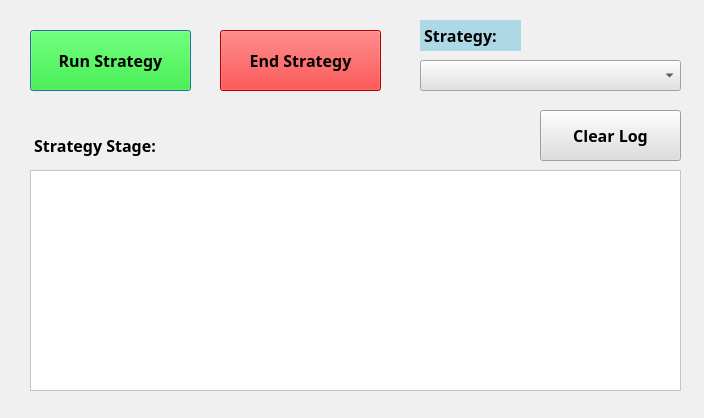
<?xml version="1.0" encoding="UTF-8"?>
<ui version="4.0">
 <class>Form_Strategy</class>
 <widget class="QDialog" name="Form_Strategy">
  <property name="enabled">
   <bool>true</bool>
  </property>
  <property name="geometry">
   <rect>
    <x>0</x>
    <y>0</y>
    <width>704</width>
    <height>418</height>
   </rect>
  </property>
  <property name="windowTitle">
   <string>Form_Strategy</string>
  </property>
  <property name="styleSheet">
   <string notr="true">background-color: rgb(240, 240, 240);</string>
  </property>
  <widget class="QPushButton" name="button_RunStrategy">
   <property name="geometry">
    <rect>
     <x>30</x>
     <y>30</y>
     <width>161</width>
     <height>61</height>
    </rect>
   </property>
   <property name="font">
    <font>
     <family>微軟正黑體</family>
     <pointsize>12</pointsize>
     <weight>75</weight>
     <bold>true</bold>
    </font>
   </property>
   <property name="styleSheet">
    <string notr="true">background-color: rgb(0, 255, 0);
</string>
   </property>
   <property name="text">
    <string>Run Strategy</string>
   </property>
  </widget>
  <widget class="QPushButton" name="button_EndStrategy">
   <property name="geometry">
    <rect>
     <x>220</x>
     <y>30</y>
     <width>161</width>
     <height>61</height>
    </rect>
   </property>
   <property name="font">
    <font>
     <family>微軟正黑體</family>
     <pointsize>12</pointsize>
     <weight>75</weight>
     <bold>true</bold>
    </font>
   </property>
   <property name="styleSheet">
    <string notr="true">background-color: rgb(255, 0, 0);
</string>
   </property>
   <property name="text">
    <string>End Strategy</string>
   </property>
  </widget>
  <widget class="QLabel" name="label_Strategy">
   <property name="geometry">
    <rect>
     <x>420</x>
     <y>20</y>
     <width>101</width>
     <height>31</height>
    </rect>
   </property>
   <property name="font">
    <font>
     <family>微軟正黑體</family>
     <pointsize>12</pointsize>
     <weight>75</weight>
     <bold>true</bold>
    </font>
   </property>
   <property name="styleSheet">
    <string notr="true">background-color: rgb(173, 216, 230);
</string>
   </property>
   <property name="text">
    <string> Strategy:</string>
   </property>
  </widget>
  <widget class="QLabel" name="label_StrategyStage">
   <property name="geometry">
    <rect>
     <x>30</x>
     <y>130</y>
     <width>161</width>
     <height>31</height>
    </rect>
   </property>
   <property name="font">
    <font>
     <family>微軟正黑體</family>
     <pointsize>12</pointsize>
     <weight>75</weight>
     <bold>true</bold>
    </font>
   </property>
   <property name="styleSheet">
    <string notr="true"/>
   </property>
   <property name="text">
    <string> Strategy Stage:</string>
   </property>
  </widget>
  <widget class="QPushButton" name="button_ClearLog">
   <property name="geometry">
    <rect>
     <x>540</x>
     <y>110</y>
     <width>141</width>
     <height>51</height>
    </rect>
   </property>
   <property name="font">
    <font>
     <family>微軟正黑體</family>
     <pointsize>12</pointsize>
     <weight>75</weight>
     <bold>true</bold>
    </font>
   </property>
   <property name="styleSheet">
    <string notr="true">background-color: rgb(221, 221, 221);
</string>
   </property>
   <property name="text">
    <string>Clear Log</string>
   </property>
  </widget>
  <widget class="QListWidget" name="listWidget_StrategyStageLog">
   <property name="geometry">
    <rect>
     <x>30</x>
     <y>170</y>
     <width>651</width>
     <height>221</height>
    </rect>
   </property>
   <property name="font">
    <font>
     <family>微軟正黑體</family>
     <pointsize>12</pointsize>
     <weight>75</weight>
     <bold>true</bold>
    </font>
   </property>
   <property name="styleSheet">
    <string notr="true">background-color: rgb(255, 255, 255);</string>
   </property>
  </widget>
  <widget class="QComboBox" name="comboBox_SelectStrategy">
   <property name="geometry">
    <rect>
     <x>420</x>
     <y>60</y>
     <width>261</width>
     <height>31</height>
    </rect>
   </property>
   <property name="font">
    <font>
     <family>微軟正黑體 Light</family>
     <pointsize>12</pointsize>
     <weight>75</weight>
     <bold>true</bold>
    </font>
   </property>
   <property name="styleSheet">
    <string notr="true">background-color: rgb(225, 225, 225);</string>
   </property>
  </widget>
 </widget>
 <resources/>
 <connections/>
</ui>
